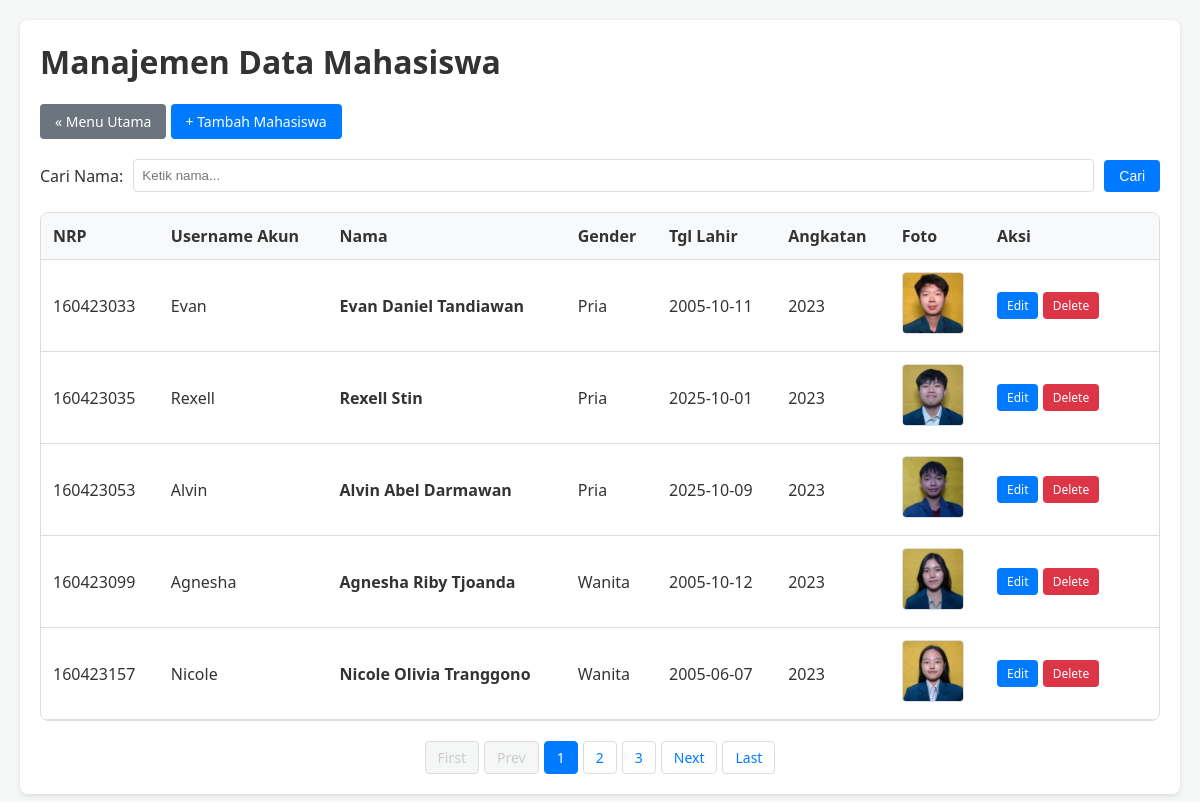
Page /mahasiswa_tampilan.php (signed in) on the committed database.
### tables this page shows
CREATE TABLE `akun` (
  `username` varchar(20) NOT NULL,
  `password` varchar(100) DEFAULT NULL,
  `nrp_mahasiswa` char(9) DEFAULT NULL,
  `npk_dosen` char(6) DEFAULT NULL,
  `isadmin` tinyint(1) DEFAULT 0,
  PRIMARY KEY (`username`),
  KEY `fk_akun_mahasiswa_idx` (`nrp_mahasiswa`),
  KEY `fk_akun_dosen1_idx` (`npk_dosen`),
  CONSTRAINT `fk_akun_dosen1` FOREIGN KEY (`npk_dosen`) REFERENCES `dosen` (`npk`) ON DELETE CASCADE ON UPDATE CASCADE,
  CONSTRAINT `fk_akun_mahasiswa` FOREIGN KEY (`nrp_mahasiswa`) REFERENCES `mahasiswa` (`nrp`) ON DELETE CASCADE ON UPDATE CASCADE
);

CREATE TABLE `mahasiswa` (
  `nrp` char(9) NOT NULL,
  `nama` varchar(45) DEFAULT NULL,
  `gender` enum('Pria','Wanita') DEFAULT NULL,
  `tanggal_lahir` date DEFAULT NULL,
  `angkatan` year(4) DEFAULT NULL,
  `foto_extention` varchar(4) DEFAULT NULL,
  PRIMARY KEY (`nrp`)
);

### class/parent.php (called while the page is built, shortened)
<?php
class OrangTua
{
    public function __construct()
    {
        $this->mysqli = new mysqli(SERVER_NAME, USER_NAME, PASSWORD, DB_NAME);
    }
}

### class/mahasiswa.php (called while the page is built, shortened)
<?php
require_once("parent.php");
class Mahasiswa extends OrangTua
{
    public function getTotalMahasiswa($cari = "")
    {
        if ($cari === "") {
            $sql = "SELECT COUNT(*) AS total FROM mahasiswa";
            $stmt = $this->mysqli->prepare($sql);
        } else {
            $sql = "SELECT COUNT(*) AS total FROM mahasiswa WHERE nama LIKE ?";
            $stmt = $this->mysqli->prepare($sql);
            $search = "%" . $cari . "%";
            $stmt->bind_param("s", $search);
        }
        $stmt->execute();
        $result = $stmt->get_result();
        if ($result) {
            $row = $result->fetch_assoc();
            return $row['total'];
        }
        return 0;
    }
    public function getMahasiswaWithPaging($offset, $limit, $cari = "")
    {
        $offset = (int)$offset;
        $limit = (int)$limit;
        if ($cari === "") {
            $sql = "SELECT m.*, a.username
                    FROM mahasiswa m
                    LEFT JOIN akun a ON m.nrp = a.nrp_mahasiswa
                    ORDER BY m.nrp ASC
                    LIMIT ?, ?";
            $stmt = $this->mysqli->prepare($sql);
            $stmt->bind_param("ii", $offset, $limit);
        }
        $stmt->execute();
        return $stmt->get_result();
    }
}

### mahasiswa_tampilan.php (the view, shortened to what this page needs)
<?php
require_once("class/Mahasiswa.php");
$cari = "";
$limit = 5;
$page = 1;
$offset = ($page - 1) * $limit;
$mahasiswa = new Mahasiswa();
$totalMahasiswa = $mahasiswa->getTotalMahasiswa($cari);
$totalPages = (int)(($totalMahasiswa + $limit - 1) / $limit);
$listMahasiswa = $mahasiswa->getMahasiswaWithPaging($offset, $limit, $cari);
?>
<!DOCTYPE html>
<html lang="en">
<head>
    <link rel="stylesheet" href="css/mahasiswa_tampilan_style.css">
</head>
<body>
    <div class="container">
        <h1>Manajemen Data Mahasiswa</h1>
        <div style="margin-bottom: 20px;">
            <a href="index.php" class="btn btn-secondary">&laquo; Menu Utama</a>
            <a href="mahasiswainsert.php" class="btn btn-primary">+ Tambah Mahasiswa</a>
        </div>
        <form action="mahasiswa_tampilan.php" method="get" class="search-box">
            <label for="cari">Cari Nama:</label>
            <input type="text" id="cari" name="cari" value="<?php echo ($cari); ?>" placeholder="Ketik nama...">
            <button type="submit" class="btn btn-primary">Cari</button>
        </form>
        <div class="table-responsive">
            <table>
                <thead>
                    <tr>
                        <th>NRP</th>
                        <th>Username Akun</th>
                        <th>Nama</th>
                        <th>Gender</th>
                        <th>Tgl Lahir</th>
                        <th>Angkatan</th>
                        <th>Foto</th>
                        <th style="width: 150px;">Aksi</th>
                    </tr>
                </thead>
                <tbody>
                    <?php
                    if ($listMahasiswa->num_rows > 0) {
                        while ($row = $listMahasiswa->fetch_assoc()) {
                    ?>
                            <tr>
                                <td><?php echo $row['nrp'] ?></td>
                                <td>
                                    <?php
                                    if (isset($row['username']) && $row['username']) {
                                        echo $row['username'];
                                    } else {
                                        echo '<span style="color:var(--btn-secondary); font-style:italic;">(kosong)</span>';
                                    }
                                    ?>
                                </td>
                                <td><b><?php echo $row['nama'] ?></b></td>
                                <td>
                                    <?php echo ($row['gender'] == 'Pria') ? 'Pria' : 'Wanita'; ?>
                                </td>
                                <td><?php echo $row['tanggal_lahir'] ?></td>
                                <td><?php echo $row['angkatan'] ?></td>
                                <td>
                                    <?php
                                    if ($row['foto_extention']) {
                                        echo '<img src="image/' . $row['nrp'] . '.' . $row['foto_extention'] . '" class="foto-mhs">';
                                    } else {
                                        echo 'No Pic';
                                    }
                                    ?>
                                </td>
                                <td>
                                    <a href="mahasiswaedit.php?nrp=<?php echo $row['nrp'] ?>" class="btn btn-sm btn-primary">Edit</a>
                                    <a href="mahasiswadelete_process.php?nrp=<?php echo $row['nrp'] ?>" class="btn btn-sm btn-danger tombolhapus">Delete</a>
                                </td>
                            </tr>
                    <?php
                        }
                    } else {
                        echo '<tr><td colspan="8" align="center">Tidak ada data mahasiswa.</td></tr>';
                    }
                    ?>
                </tbody>
            </table>
        </div>
        <?php if ($totalPages > 1) { ?>
            <div class="pagination-container">
                <?php
                $cari_param = "";
                if ($page > 1) {
                    echo '<a href="mahasiswa_tampilan.php?page=1' . $cari_param . '" class="page-link">First</a>';
                } else {
                    echo '<span class="page-link disabled">First</span>';
                }
                if ($page > 1) {
                    echo '<a href="mahasiswa_tampilan.php?page=' . ($page - 1) . $cari_param . '" class="page-link">Prev</a>';
                } else {
                    echo '<span class="page-link disabled">Prev</span>';
                }
                for ($i = 1; $i <= $totalPages; $i++) {
                    if ($i == $page) {
                        echo '<span class="page-link active">' . $i . '</span>';
                    } else {
                        echo '<a href="mahasiswa_tampilan.php?page=' . $i . $cari_param . '" class="page-link">' . $i . '</a>';
                    }
                }
                if ($page < $totalPages) {
                    echo '<a href="mahasiswa_tampilan.php?page=' . ($page + 1) . $cari_param . '" class="page-link">Next</a>';
                } else {
                    echo '<span class="page-link disabled">Next</span>';
                }
                if ($page < $totalPages) {
                    echo '<a href="mahasiswa_tampilan.php?page=' . $totalPages . $cari_param . '" class="page-link">Last</a>';
                } else {
                    echo '<span class="page-link disabled">Last</span>';
                }
                ?>
            </div>
        <?php } ?>
    </div>
</body>
</html>

### css/mahasiswa_tampilan_style.css (style rules this page uses)
:root { --bg-color: #f4f7f6; --container-bg: #ffffff; --text-color: #333333; --border-color: #ddd; --table-head-bg: #f8f9fa; --table-row-hover: #f9f9f9; --shadow-color: rgba(0, 0, 0, 0.1); --btn-primary: #007bff; --btn-danger: #dc3545; --btn-secondary: #6c757d; --btn-text: #ffffff; --page-link-bg: #fff; --page-link-color: #007bff; --page-active-bg: #007bff; --page-active-text: #fff; --page-disabled: #ccc; }
body { font-family: "Segoe UI", sans-serif; margin: 20px; background-color: var(--bg-color); color: var(--text-color); transition: background-color 0.3s, color 0.3s; }
h1 { margin-top: 0; }
a { text-decoration: none; }
.container { background: var(--container-bg); padding: 20px; border-radius: 8px; box-shadow: 0 2px 5px var(--shadow-color); max-width: 1200px; margin: 0 auto; }
.btn { padding: 8px 15px; cursor: pointer; border: none; border-radius: 4px; color: var(--btn-text); font-size: 14px; display: inline-block; transition: opacity 0.2s; text-align: center; }
.btn-primary { background-color: var(--btn-primary); }
.btn-danger { background-color: var(--btn-danger); }
.btn-secondary { background-color: var(--btn-secondary); }
.btn-sm { padding: 5px 10px; font-size: 12px; }
.search-box { margin-bottom: 20px; display: flex; gap: 10px; flex-wrap: wrap; align-items: center; }
.search-box input[type="text"] { padding: 8px; border: 1px solid var(--border-color); border-radius: 4px; background-color: var(--container-bg); color: var(--text-color); flex: 1; min-width: 200px; }
.table-responsive { overflow-x: auto; background: var(--container-bg); border-radius: 8px; border: 1px solid var(--border-color); }
table { width: 100%; border-collapse: collapse; min-width: 800px; }
th, td { padding: 12px; border-bottom: 1px solid var(--border-color); text-align: left; vertical-align: middle; }
th { background-color: var(--table-head-bg); font-weight: bold; }
.foto-mhs { width: 60px; height: 60px; object-fit: cover; border-radius: 4px; border: 1px solid var(--border-color); }
.pagination-container { margin-top: 20px; display: flex; justify-content: center; gap: 5px; flex-wrap: wrap; }
.page-link { padding: 6px 12px; border: 1px solid var(--border-color); background-color: var(--page-link-bg); color: var(--page-link-color); border-radius: 4px; font-size: 14px; }
.page-link.active { background-color: var(--page-active-bg); color: var(--page-active-text); border-color: var(--page-active-bg); pointer-events: none; }
.page-link.disabled { color: var(--page-disabled); background-color: var(--bg-color); pointer-events: none; }

### rows in the picture
akun: nrp_mahasiswa.nrp "160423033", username "Evan", nrp_mahasiswa.nama "Evan Daniel Tandiawan", shows "Pria", nrp_mahasiswa.tanggal_lahir "2005-10-11", nrp_mahasiswa.angkatan "2023", nrp_mahasiswa.foto_extention (picture)
akun: nrp_mahasiswa.nrp "160423035", username "Rexell", nrp_mahasiswa.nama "Rexell Stin", shows "Pria", nrp_mahasiswa.tanggal_lahir "2025-10-01", nrp_mahasiswa.angkatan "2023", nrp_mahasiswa.foto_extention (picture)
akun: nrp_mahasiswa.nrp "160423053", username "Alvin", nrp_mahasiswa.nama "Alvin Abel Darmawan", shows "Pria", nrp_mahasiswa.tanggal_lahir "2025-10-09", nrp_mahasiswa.angkatan "2023", nrp_mahasiswa.foto_extention (picture)
akun: nrp_mahasiswa.nrp "160423099", username "Agnesha", nrp_mahasiswa.nama "Agnesha Riby Tjoanda", shows "Wanita", nrp_mahasiswa.tanggal_lahir "2005-10-12", nrp_mahasiswa.angkatan "2023", nrp_mahasiswa.foto_extention (picture)
akun: nrp_mahasiswa.nrp "160423157", username "Nicole", nrp_mahasiswa.nama "Nicole Olivia Tranggono", shows "Wanita", nrp_mahasiswa.tanggal_lahir "2005-06-07", nrp_mahasiswa.angkatan "2023", nrp_mahasiswa.foto_extention (picture)
